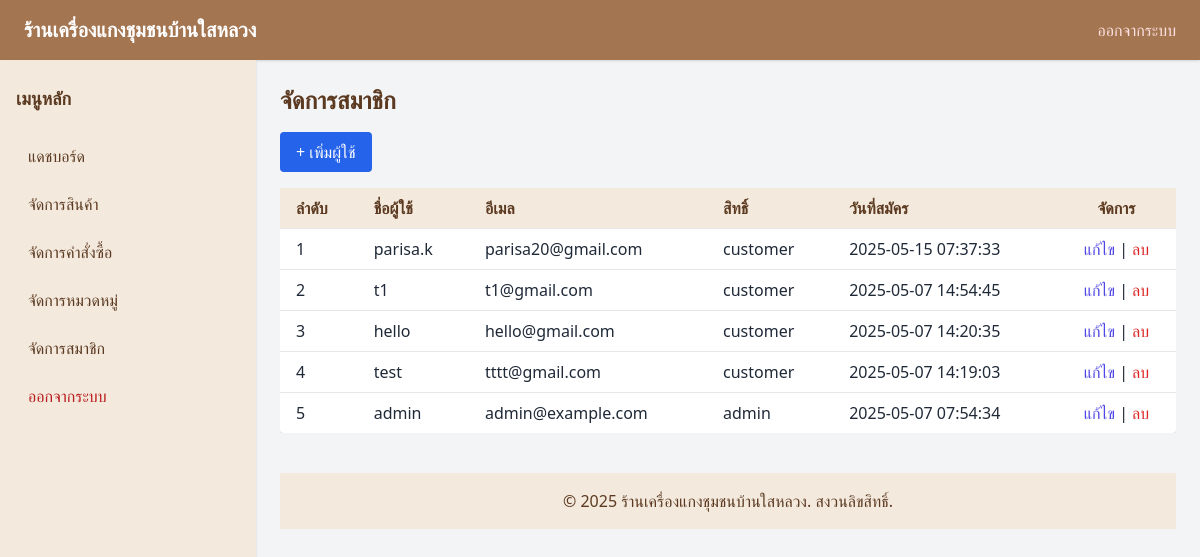
The page /admin/users.php (signed in) on the database its author committed.
### tables this page shows
CREATE TABLE `users` (
  `user_id` int(11) NOT NULL,
  `username` varchar(50) NOT NULL,
  `email` varchar(100) NOT NULL,
  `password_hash` varchar(255) NOT NULL,
  `role` enum('admin','customer') NOT NULL DEFAULT 'customer',
  `created_at` timestamp NULL DEFAULT current_timestamp()
);

### admin/users.php (the view, shortened to what this page needs)
<?php
require_once '../includes/db.php';
require_once '../includes/header.php';
$stmt = $pdo->query("SELECT * FROM users ORDER BY created_at DESC");
$users = $stmt->fetchAll(PDO::FETCH_ASSOC);
?>
<h1 class="text-2xl font-bold mb-4">จัดการสมาชิก</h1>
<a href="add_user.php" class="mb-4 inline-block bg-blue-600 text-white px-4 py-2 rounded hover:bg-blue-700">+ เพิ่มผู้ใช้</a>
<div class="overflow-x-auto">
    <table class="min-w-full bg-white shadow rounded">
        <thead class="bg-gray-200">
            <tr>
                <th class="px-4 py-2 text-left">ลำดับ</th>
                <th class="px-4 py-2 text-left">ชื่อผู้ใช้</th>
                <th class="px-4 py-2 text-left">อีเมล</th>
                <th class="px-4 py-2 text-left">สิทธิ์</th>
                <th class="px-4 py-2 text-left">วันที่สมัคร</th>
                <th class="px-4 py-2 text-center">จัดการ</th>
            </tr>
        </thead>
        <tbody>
            <?php $index = 1; ?>
            <?php foreach ($users as $user): ?>
            <tr class="border-t">
                <td class="px-4 py-2"><?= $index++ ?></td>
                <td class="px-4 py-2"><?= !empty($user['username']) ? htmlspecialchars($user['username']) : 'ไม่มีข้อมูล' ?></td>
                <td class="px-4 py-2"><?= !empty($user['email']) ? htmlspecialchars($user['email']) : 'ไม่มีข้อมูล' ?></td>
                <td class="px-4 py-2"><?= !empty($user['role']) ? htmlspecialchars($user['role']) : 'ไม่มีข้อมูล' ?></td>
                <td class="px-4 py-2"><?= !empty($user['created_at']) ? $user['created_at'] : 'ไม่มีข้อมูล' ?></td>
                <td class="px-4 py-2 text-center">
                    <a href="edit_user.php?id=<?= $user['user_id'] ?>" class="text-indigo-600 hover:underline">แก้ไข</a> |
                    <a href="delete_user.php?id=<?= $user['user_id'] ?>" class="text-red-600 hover:underline" data-confirm>ลบ</a>
                </td>
            </tr>
            <?php endforeach; ?>
        </tbody>
    </table>
</div>
<?php require_once '../includes/footer.php'; ?>

### assets/style-modern-spice.css (style rules this page uses)
body { font-family: 'Sarabun', sans-serif; background-color: #FDF7F1; color: #5C3A21; }
h1, h2, h3, h4 { font-weight: bold; color: #5C3A21; }
table { border-collapse: collapse; width: 100%; }
table th { background-color: #F3E9DD; color: #5C3A21; font-weight: 600; }
table td { border-top: 1px solid #e5e7eb; padding: 0.75rem; }

### rows shown on the page
users: username "parisa.k", email "parisa20@gmail.com", role "customer", created_at "2025-05-15 07:37:33"
users: username "t1", email "t1@gmail.com", role "customer", created_at "2025-05-07 14:54:45"
users: username "hello", email "hello@gmail.com", role "customer", created_at "2025-05-07 14:20:35"
users: username "test", email "tttt@gmail.com", role "customer", created_at "2025-05-07 14:19:03"
users: username "admin", email "admin@example.com", role "admin", created_at "2025-05-07 07:54:34"
